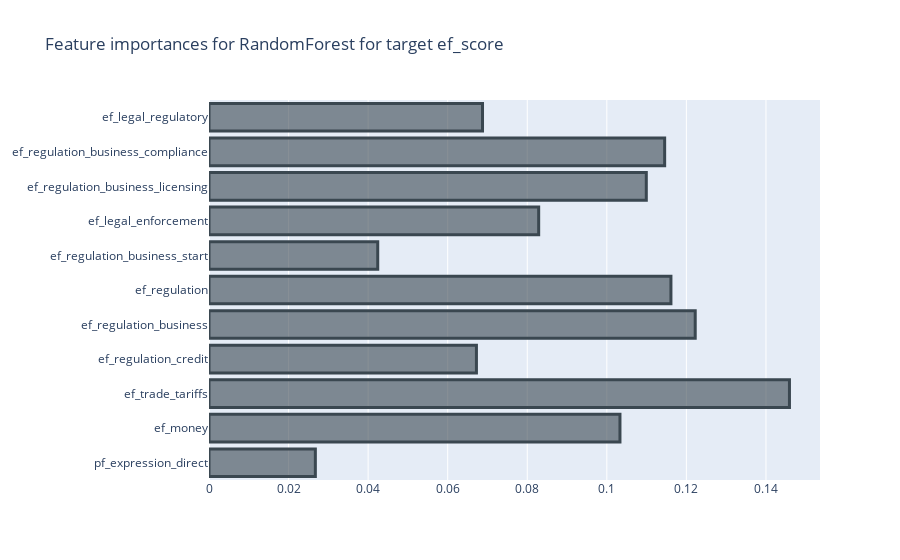
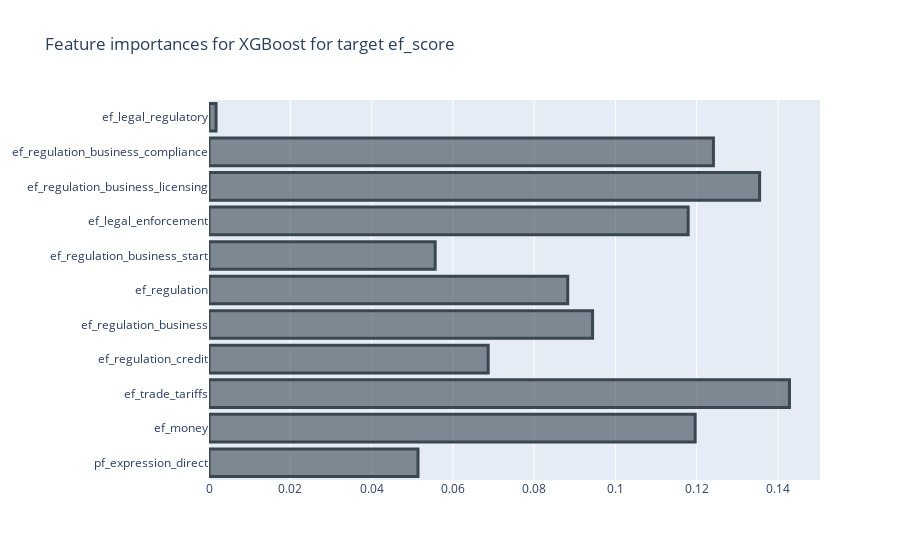
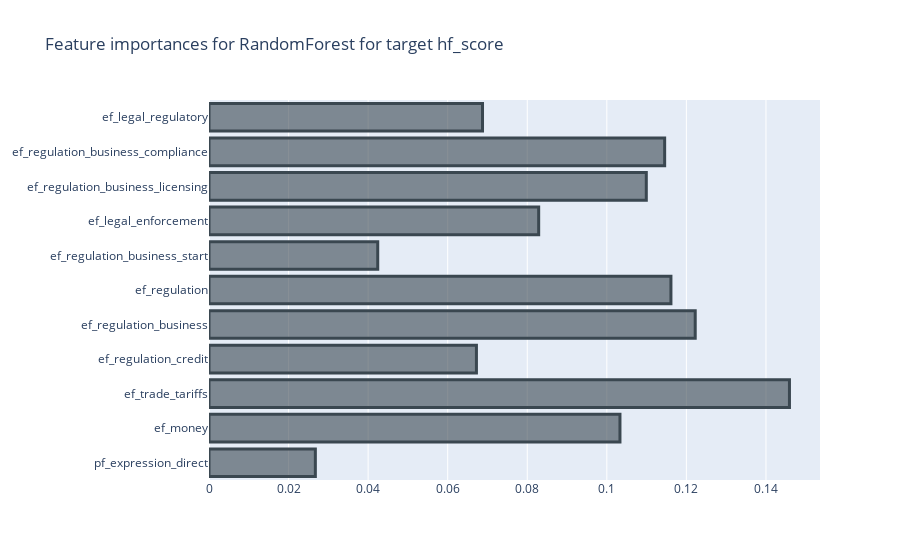
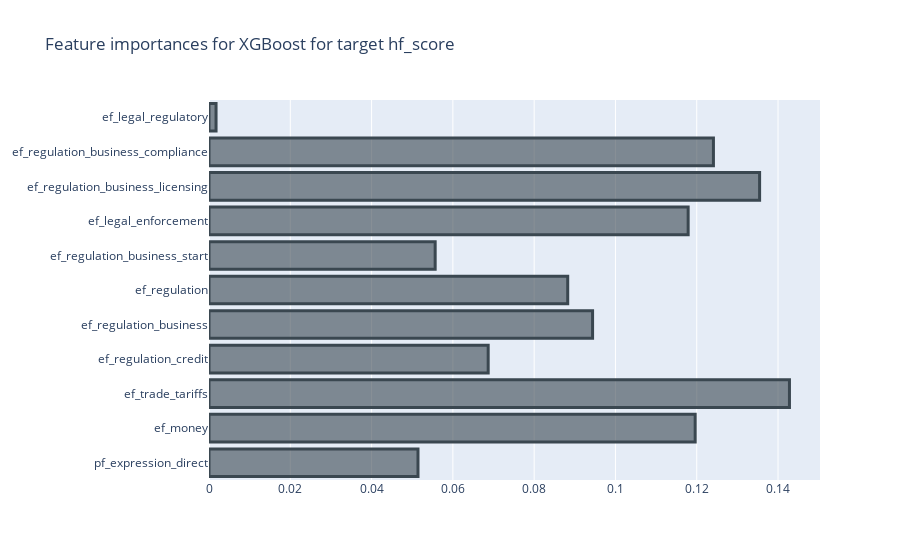

These figures' notebook cell, in order:
### Code cell
tscv = TimeSeriesSplit(n_splits=5)
skf = StratifiedKFold(n_splits=5)

# With temporal sampling
best_models_rf_temporal, best_models_xgb_temporal = rf_xg_model(X_temp_train, X_temp_test, y_temp_train, y_temp_test, selected_features_dict_temporal, cv=tscv)

### Figure 1 — Plotly figure (JSON) as saved in the notebook; plotly's stock layout.template omitted (floating-point values rounded to 4 significant figures)
{"data": [{"marker": {"color": "rgba(58, 71, 80, 0.6)", "line": {"color": "rgba(58, 71, 80, 1.0)", "width": 3}}, "orientation": "h", "type": "bar", "x": [0.02673, 0.1033, 0.1459, 0.06722, 0.1222, 0.1161, 0.04242, 0.08287, 0.1099, 0.1145, 0.06875], "y": ["pf_expression_direct", "ef_money", "ef_trade_tariffs", "ef_regulation_credit", "ef_regulation_business", "ef_regulation", "ef_regulation_business_start", "ef_legal_enforcement", "ef_regulation_business_licensing", "ef_regulation_business_compliance", "ef_legal_regulatory"]}], "layout": {"title": {"text": "Feature importances for RandomForest for target ef_score"}}}

### Figure 2 — Plotly figure (JSON) as saved in the notebook; plotly's stock layout.template omitted (floating-point values rounded to 4 significant figures)
{"data": [{"marker": {"color": "rgba(58, 71, 80, 0.6)", "line": {"color": "rgba(58, 71, 80, 1.0)", "width": 3}}, "orientation": "h", "type": "bar", "x": [0.05142, 0.1196, 0.1428, 0.06869, 0.09437, 0.08826, 0.05564, 0.1179, 0.1355, 0.1241, 0.001735], "y": ["pf_expression_direct", "ef_money", "ef_trade_tariffs", "ef_regulation_credit", "ef_regulation_business", "ef_regulation", "ef_regulation_business_start", "ef_legal_enforcement", "ef_regulation_business_licensing", "ef_regulation_business_compliance", "ef_legal_regulatory"]}], "layout": {"title": {"text": "Feature importances for XGBoost for target ef_score"}}}

### Figure 3 — Plotly figure (JSON) as saved in the notebook; plotly's stock layout.template omitted (floating-point values rounded to 4 significant figures)
{"data": [{"marker": {"color": "rgba(58, 71, 80, 0.6)", "line": {"color": "rgba(58, 71, 80, 1.0)", "width": 3}}, "orientation": "h", "type": "bar", "x": [0.02673, 0.1033, 0.1459, 0.06722, 0.1222, 0.1161, 0.04242, 0.08287, 0.1099, 0.1145, 0.06875], "y": ["pf_expression_direct", "ef_money", "ef_trade_tariffs", "ef_regulation_credit", "ef_regulation_business", "ef_regulation", "ef_regulation_business_start", "ef_legal_enforcement", "ef_regulation_business_licensing", "ef_regulation_business_compliance", "ef_legal_regulatory"]}], "layout": {"title": {"text": "Feature importances for RandomForest for target hf_score"}}}

### Figure 4 — Plotly figure (JSON) as saved in the notebook; plotly's stock layout.template omitted (floating-point values rounded to 4 significant figures)
{"data": [{"marker": {"color": "rgba(58, 71, 80, 0.6)", "line": {"color": "rgba(58, 71, 80, 1.0)", "width": 3}}, "orientation": "h", "type": "bar", "x": [0.05142, 0.1196, 0.1428, 0.06869, 0.09437, 0.08826, 0.05564, 0.1179, 0.1355, 0.1241, 0.001735], "y": ["pf_expression_direct", "ef_money", "ef_trade_tariffs", "ef_regulation_credit", "ef_regulation_business", "ef_regulation", "ef_regulation_business_start", "ef_legal_enforcement", "ef_regulation_business_licensing", "ef_regulation_business_compliance", "ef_legal_regulatory"]}], "layout": {"title": {"text": "Feature importances for XGBoost for target hf_score"}}}
